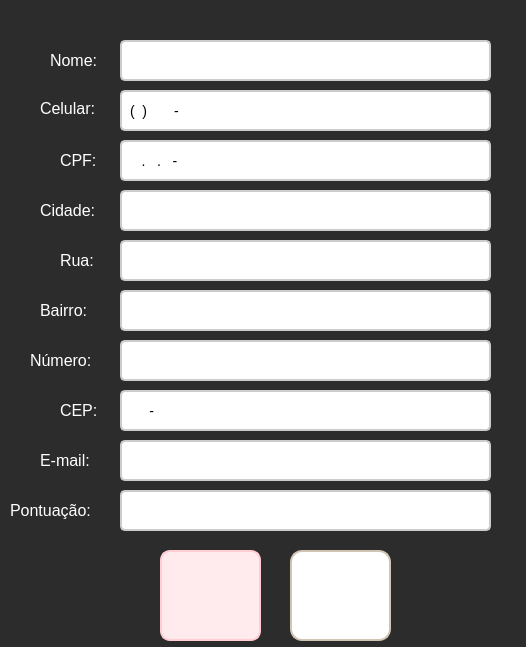
<?xml version="1.0" encoding="UTF-8"?>
<ui version="4.0">
 <class>frm_DadosCliente</class>
 <widget class="QWidget" name="frm_DadosCliente">
  <property name="geometry">
   <rect>
    <x>0</x>
    <y>0</y>
    <width>526</width>
    <height>647</height>
   </rect>
  </property>
  <property name="windowTitle">
   <string>Form</string>
  </property>
  <property name="styleSheet">
   <string notr="true">QWidget {
    background-color: #2c2c2c;
    border-radius: 8px;
}</string>
  </property>
  <widget class="QLabel" name="lbl_nome">
   <property name="geometry">
    <rect>
     <x>50</x>
     <y>50</y>
     <width>51</width>
     <height>21</height>
    </rect>
   </property>
   <property name="styleSheet">
    <string notr="true">QLabel {
    font-size: 16px;
    color: #FFFFFF;
}
</string>
   </property>
   <property name="text">
    <string>Nome:</string>
   </property>
  </widget>
  <widget class="QLineEdit" name="txt_nome">
   <property name="geometry">
    <rect>
     <x>120</x>
     <y>40</y>
     <width>371</width>
     <height>41</height>
    </rect>
   </property>
   <property name="styleSheet">
    <string notr="true">QLineEdit {
    border: 2px solid #cccccc; 
    border-radius: 5px; 
    padding: 6px; 
    font-size: 14px; 
    background-color: #FFFFFF ;
    transition: all 0.3s ease;
}

QLineEdit:hover {
    border: 2px solid #3f51b5; 
    background-color: #f5f5f5; 
}
</string>
   </property>
  </widget>
  <widget class="QLabel" name="lbl_celular">
   <property name="geometry">
    <rect>
     <x>40</x>
     <y>100</y>
     <width>61</width>
     <height>16</height>
    </rect>
   </property>
   <property name="styleSheet">
    <string notr="true">QLabel {
    font-size: 16px;
    color: #FFFFFF;
}
</string>
   </property>
   <property name="text">
    <string>Celular: </string>
   </property>
  </widget>
  <widget class="QLabel" name="lbl_cpf">
   <property name="geometry">
    <rect>
     <x>60</x>
     <y>150</y>
     <width>41</width>
     <height>20</height>
    </rect>
   </property>
   <property name="styleSheet">
    <string notr="true">QLabel {
    font-size: 16px;
    color: #FFFFFF;
}
</string>
   </property>
   <property name="text">
    <string>CPF:</string>
   </property>
  </widget>
  <widget class="QLineEdit" name="txt_celular">
   <property name="geometry">
    <rect>
     <x>120</x>
     <y>90</y>
     <width>371</width>
     <height>41</height>
    </rect>
   </property>
   <property name="styleSheet">
    <string notr="true">QLineEdit {
    border: 2px solid #cccccc; 
    border-radius: 5px; 
    padding: 6px; 
    font-size: 14px; 
    background-color: #FFFFFF ;
    transition: all 0.3s ease;
}

QLineEdit:hover {
    border: 2px solid #3f51b5; 
    background-color: #f5f5f5; 
}
</string>
   </property>
   <property name="inputMask">
    <string>(00) 0 0000-0000</string>
   </property>
  </widget>
  <widget class="QLineEdit" name="txt_cpf">
   <property name="geometry">
    <rect>
     <x>120</x>
     <y>140</y>
     <width>371</width>
     <height>41</height>
    </rect>
   </property>
   <property name="styleSheet">
    <string notr="true">QLineEdit {
    border: 2px solid #cccccc; 
    border-radius: 5px; 
    padding: 6px; 
    font-size: 14px; 
    background-color: #FFFFFF ;
    transition: all 0.3s ease;
}

QLineEdit:hover {
    border: 2px solid #3f51b5; 
    background-color: #f5f5f5; 
}
</string>
   </property>
   <property name="inputMask">
    <string>000.000.000-00</string>
   </property>
  </widget>
  <widget class="QLabel" name="lbl_Rua">
   <property name="geometry">
    <rect>
     <x>60</x>
     <y>250</y>
     <width>41</width>
     <height>20</height>
    </rect>
   </property>
   <property name="styleSheet">
    <string notr="true">QLabel {
    font-size: 16px;
    color: #FFFFFF;
}
</string>
   </property>
   <property name="text">
    <string>Rua:</string>
   </property>
  </widget>
  <widget class="QLineEdit" name="txt_Rua">
   <property name="geometry">
    <rect>
     <x>120</x>
     <y>240</y>
     <width>371</width>
     <height>41</height>
    </rect>
   </property>
   <property name="styleSheet">
    <string notr="true">QLineEdit {
    border: 2px solid #cccccc; 
    border-radius: 5px; 
    padding: 6px; 
    font-size: 14px; 
    background-color: #FFFFFF ;
    transition: all 0.3s ease;
}

QLineEdit:hover {
    border: 2px solid #3f51b5; 
    background-color: #f5f5f5; 
}
</string>
   </property>
  </widget>
  <widget class="QLabel" name="lbl_cidade">
   <property name="geometry">
    <rect>
     <x>40</x>
     <y>200</y>
     <width>61</width>
     <height>20</height>
    </rect>
   </property>
   <property name="styleSheet">
    <string notr="true">QLabel {
    font-size: 16px;
    color: #FFFFFF;
}
</string>
   </property>
   <property name="text">
    <string>Cidade:</string>
   </property>
  </widget>
  <widget class="QLineEdit" name="txt_cidade">
   <property name="geometry">
    <rect>
     <x>120</x>
     <y>190</y>
     <width>371</width>
     <height>41</height>
    </rect>
   </property>
   <property name="styleSheet">
    <string notr="true">QLineEdit {
    border: 2px solid #cccccc; 
    border-radius: 5px; 
    padding: 6px; 
    font-size: 14px; 
    background-color: #FFFFFF ;
    transition: all 0.3s ease;
}

QLineEdit:hover {
    border: 2px solid #3f51b5; 
    background-color: #f5f5f5; 
}
</string>
   </property>
  </widget>
  <widget class="QLabel" name="lbl_bairro">
   <property name="geometry">
    <rect>
     <x>40</x>
     <y>300</y>
     <width>61</width>
     <height>21</height>
    </rect>
   </property>
   <property name="styleSheet">
    <string notr="true">QLabel {
    font-size: 16px;
    color: #FFFFFF;
}
</string>
   </property>
   <property name="text">
    <string>Bairro:</string>
   </property>
  </widget>
  <widget class="QLineEdit" name="txt_bairro">
   <property name="geometry">
    <rect>
     <x>120</x>
     <y>290</y>
     <width>371</width>
     <height>41</height>
    </rect>
   </property>
   <property name="styleSheet">
    <string notr="true">QLineEdit {
    border: 2px solid #cccccc; 
    border-radius: 5px; 
    padding: 6px; 
    font-size: 14px; 
    background-color: #FFFFFF ;
    transition: all 0.3s ease;
}

QLineEdit:hover {
    border: 2px solid #3f51b5; 
    background-color: #f5f5f5; 
}
</string>
   </property>
  </widget>
  <widget class="QLabel" name="lbl_cep">
   <property name="geometry">
    <rect>
     <x>60</x>
     <y>400</y>
     <width>41</width>
     <height>21</height>
    </rect>
   </property>
   <property name="styleSheet">
    <string notr="true">QLabel {
    font-size: 16px;
    color: #FFFFFF;
}
</string>
   </property>
   <property name="text">
    <string>CEP:</string>
   </property>
  </widget>
  <widget class="QLineEdit" name="txt_cep">
   <property name="geometry">
    <rect>
     <x>120</x>
     <y>390</y>
     <width>371</width>
     <height>41</height>
    </rect>
   </property>
   <property name="styleSheet">
    <string notr="true">QLineEdit {
    border: 2px solid #cccccc; 
    border-radius: 5px; 
    padding: 6px; 
    font-size: 14px; 
    background-color: #FFFFFF ;
    transition: all 0.3s ease;
}

QLineEdit:hover {
    border: 2px solid #3f51b5; 
    background-color: #f5f5f5; 
}
</string>
   </property>
   <property name="inputMask">
    <string>00000-000</string>
   </property>
  </widget>
  <widget class="QLineEdit" name="txt_Numero">
   <property name="geometry">
    <rect>
     <x>120</x>
     <y>340</y>
     <width>371</width>
     <height>41</height>
    </rect>
   </property>
   <property name="styleSheet">
    <string notr="true">QLineEdit {
    border: 2px solid #cccccc; 
    border-radius: 5px; 
    padding: 6px; 
    font-size: 14px; 
    background-color: #FFFFFF ;
    transition: all 0.3s ease;
}

QLineEdit:hover {
    border: 2px solid #3f51b5; 
    background-color: #f5f5f5; 
}
</string>
   </property>
  </widget>
  <widget class="QLabel" name="lbl_Numero">
   <property name="geometry">
    <rect>
     <x>30</x>
     <y>350</y>
     <width>71</width>
     <height>21</height>
    </rect>
   </property>
   <property name="styleSheet">
    <string notr="true">QLabel {
    font-size: 16px;
    color: #FFFFFF;
}
</string>
   </property>
   <property name="text">
    <string>Número:</string>
   </property>
  </widget>
  <widget class="QLineEdit" name="txt_cidade_6">
   <property name="geometry">
    <rect>
     <x>120</x>
     <y>440</y>
     <width>371</width>
     <height>41</height>
    </rect>
   </property>
   <property name="styleSheet">
    <string notr="true">QLineEdit {
    border: 2px solid #cccccc; 
    border-radius: 5px; 
    padding: 6px; 
    font-size: 14px; 
    background-color: #FFFFFF ;
    transition: all 0.3s ease;
}

QLineEdit:hover {
    border: 2px solid #3f51b5; 
    background-color: #f5f5f5; 
}
</string>
   </property>
   <property name="text">
    <string/>
   </property>
  </widget>
  <widget class="QLabel" name="lbl_email">
   <property name="geometry">
    <rect>
     <x>40</x>
     <y>450</y>
     <width>61</width>
     <height>21</height>
    </rect>
   </property>
   <property name="styleSheet">
    <string notr="true">QLabel {
    font-size: 16px;
    color: #FFFFFF;
}
</string>
   </property>
   <property name="text">
    <string>E-mail:</string>
   </property>
  </widget>
  <widget class="QLineEdit" name="txt_cidade_7">
   <property name="enabled">
    <bool>false</bool>
   </property>
   <property name="geometry">
    <rect>
     <x>120</x>
     <y>490</y>
     <width>371</width>
     <height>41</height>
    </rect>
   </property>
   <property name="styleSheet">
    <string notr="true">QLineEdit {
    border: 2px solid #cccccc; 
    border-radius: 5px; 
    padding: 6px; 
    font-size: 14px; 
    background-color: #FFFFFF ;
    transition: all 0.3s ease;
}

QLineEdit:hover {
    border: 2px solid #3f51b5; 
    background-color: #f5f5f5; 
}
</string>
   </property>
   <property name="text">
    <string/>
   </property>
  </widget>
  <widget class="QLabel" name="lbl_email_2">
   <property name="geometry">
    <rect>
     <x>10</x>
     <y>500</y>
     <width>91</width>
     <height>21</height>
    </rect>
   </property>
   <property name="styleSheet">
    <string notr="true">QLabel {
    font-size: 16px;
    color: #FFFFFF;
}
</string>
   </property>
   <property name="text">
    <string>Pontuação:</string>
   </property>
  </widget>
  <widget class="QPushButton" name="btn_cadastrar">
   <property name="geometry">
    <rect>
     <x>290</x>
     <y>550</y>
     <width>101</width>
     <height>91</height>
    </rect>
   </property>
   <property name="styleSheet">
    <string notr="true">QPushButton {
    background-color: #ffffff;
    border: 2px solid #d1c4b2;
    border-radius: 12px;
    color: #5a5a5a;
    font-size: 14px;
    font-weight: bold;
    padding: 10px 16px;
    background-image:url(:/icon_add/add.png); 
    background-repeat: no-repeat;
    background-position: center;
    transition: all 0.3s ease;
}

QPushButton:hover {
    background-color: #f2ebe0;
    border-color: #c4b49e;
}

QPushButton:pressed {
    background-color: #e8dfcf; 
    border-color: #b39b8d; 
    padding-left: 12px; 
    padding-top: 4px;
}</string>
   </property>
   <property name="text">
    <string/>
   </property>
  </widget>
  <widget class="QPushButton" name="btn_cancelar">
   <property name="geometry">
    <rect>
     <x>160</x>
     <y>550</y>
     <width>101</width>
     <height>91</height>
    </rect>
   </property>
   <property name="autoFillBackground">
    <bool>false</bool>
   </property>
   <property name="styleSheet">
    <string notr="true">QPushButton {
    background-color: #ffebee; 
    border: 2px solid #ffcdd2;
    border-radius: 10px;
    color: #b71c1c; 
    font-size: 14px;
    font-weight: bold;
    padding: 10px 16px;
    background-image:url(:/icon_voltar/voltar.png);
    background-repeat: no-repeat;
    background-position: center;
    padding-left: 40px;
    transition: all 0.3s ease;
}

QPushButton:hover {
    background-color: #ffcdd2;
    border-color: #e57373;
    color: #d32f2f; 
}

QPushButton:pressed {
    background-color: #e57373;
    border-color: #b71c1c;
    padding-left: 44px;
    padding-top: 2px;
}</string>
   </property>
   <property name="text">
    <string/>
   </property>
  </widget>
 </widget>
 <resources>
  <include location="../Img/icon_add.qrc"/>
  <include location="../Img/icon_voltar.qrc"/>
 </resources>
 <connections/>
</ui>
